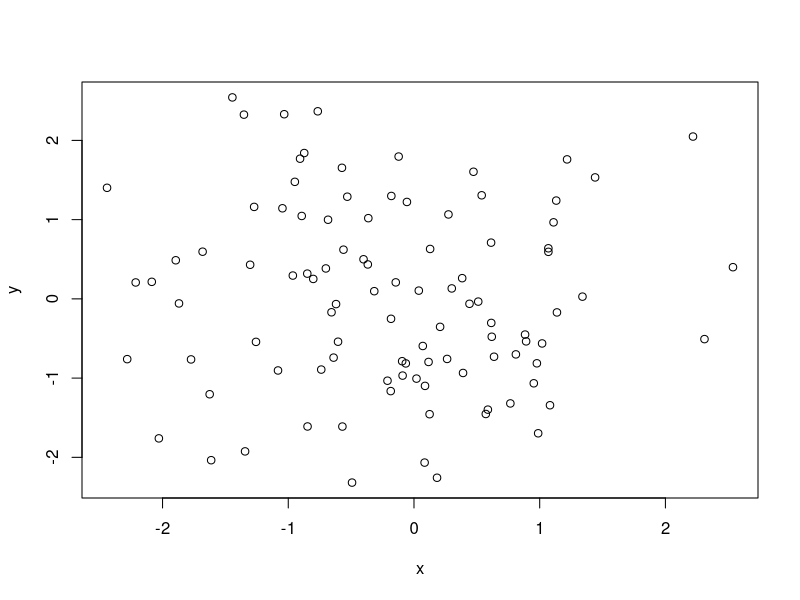
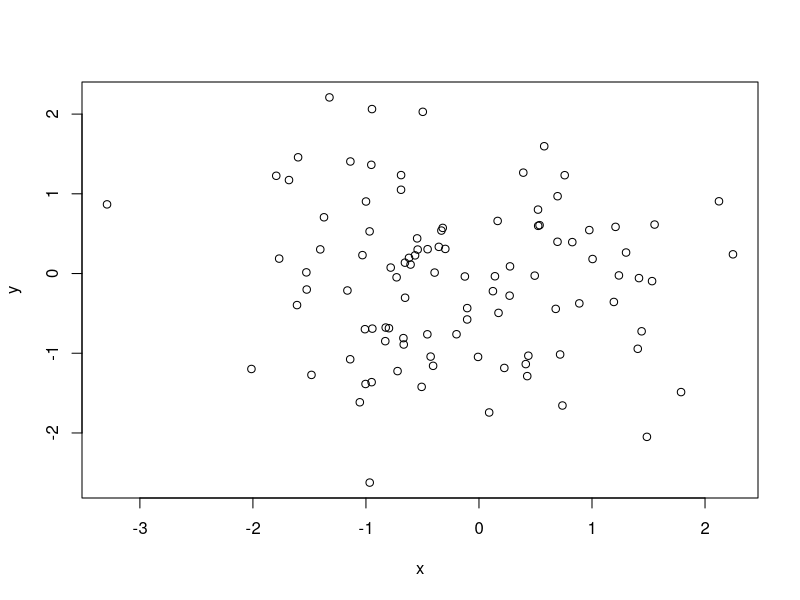

Generate these figures, in order, with R:
## ---- chunk 1
knitr::opts_chunk$set(echo = TRUE)
## ---- chunk 2
x<- rnorm(100)
y<- rnorm(100)
plot(x,y)
## ---- chunk 3
summary(x)
## ---- chunk 4
# this will nor be shown in the output
x <- rnorm(100)
## ---- chunk 5
x<- rnorm(100)
y<- rnorm(100)
plot(x,y)
